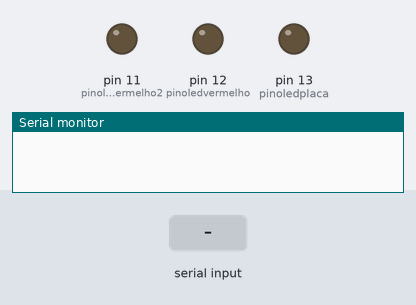
A sketch run on a simulated Arduino Uno, built with avr-gcc and run on an emulated ATmega328P. On the bench: output pins drawn as LEDs (lit = HIGH), the last lines printed to the serial monitor. The inputs (shaded band) are chosen by the test bench.

Above: at 1.2 s.
1.3 s: "1" received over Serial
At 1.45 s:
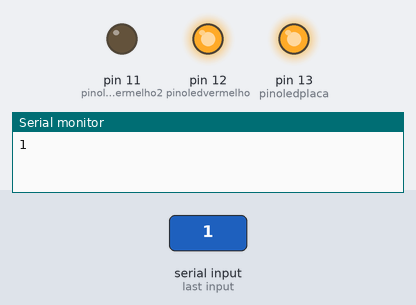
At 2.6 s:
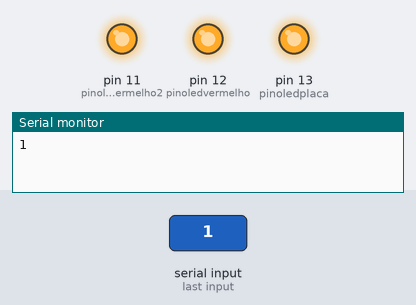
3.1 s: "0" received over Serial
At 3.8 s:
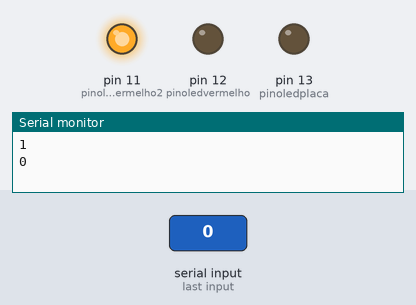
Timing chart, 0 to 6.1 s (numbered marks = the images above; inputs shaded):
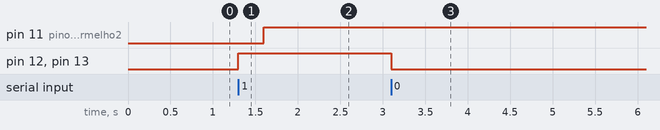

Measured:
- after the input at 1.3 s, pin 11 (pinoledvermelho2): LOW → HIGH after 0.30 s; pin 12 (pinoledvermelho), pin 13 (pinoledplaca): LOW → HIGH at once
- after the input at 3.1 s, pin 12 (pinoledvermelho), pin 13 (pinoledplaca): HIGH → LOW at once

The sketch:

codigo_ledvermelho_-_usando_IF.ino
```cpp
//Criando as variáveis
//int = integer, numeros inteiros
//Dois iguais, comparação, um igual adicionando valor

int pinoledvermelho = 12;
int pinoledplaca = 13;
int pinoledvermelho2 = 11;

// Setup é a função/trecho de código que é executado uma única vez ao gravar o código no arduino
void setup() {

// put your setup code here, to run once:
// Função que configura a porta sendo INPUT ou OUTPUT
  Serial.begin(9600);
  pinMode(pinoledvermelho, OUTPUT);
  pinMode(pinoledplaca, OUTPUT);
  pinMode(pinoledvermelho2, OUTPUT);
  digitalWrite(pinoledvermelho, LOW);
  digitalWrite(pinoledplaca, LOW);
  digitalWrite(pinoledvermelho2, LOW);
}

void loop() {
// put your main code here, to run repeatedly:

//Estrutura de repetição que funciona no momento em que o codigo for gravado no arduino logo após a execução do setup
if ( Serial.available () > 0) {
char mensagem = Serial.read();
Serial.println(mensagem);

if ( mensagem == '1') {
digitalWrite(pinoledvermelho, HIGH);
digitalWrite(pinoledplaca, HIGH);
digitalWrite(pinoledvermelho2, LOW);
delay(300);
digitalWrite(pinoledvermelho2, HIGH);
delay(300);
}
else {
digitalWrite(pinoledvermelho, LOW);
digitalWrite(pinoledplaca, LOW);
digitalWrite(pinoledvermelho2, HIGH);
delay(300);
}
}
}
```
